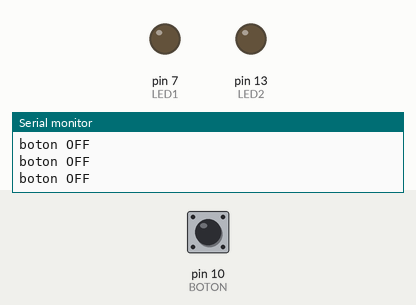
Simulated run of this sketch. Board: Arduino Uno, built with avr-gcc and run on an emulated ATmega328P. On the bench: output pins drawn as LEDs (lit = HIGH), the last lines printed to the serial monitor. Dashed ring = blinking. The inputs (shaded band) are chosen by the test bench; at power-on: pin 10 (BOTON) LOW.

Above: at 1.2 s.
1.3 s: pin 10 (BOTON) pulled HIGH for 0.15 s
At 2.1 s:
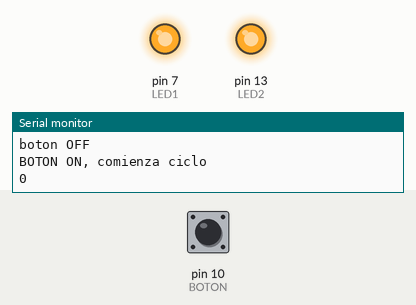
4.0 s: pin 10 (BOTON) pulled HIGH for 3.2 s
At 5.08 s:
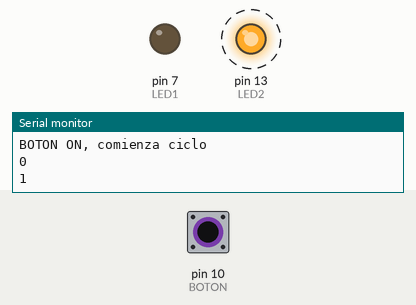
8.7 s: pin 10 (BOTON) pulsed HIGH 5 times (0.12 s each, 0.3 s apart)
At 9.5 s:
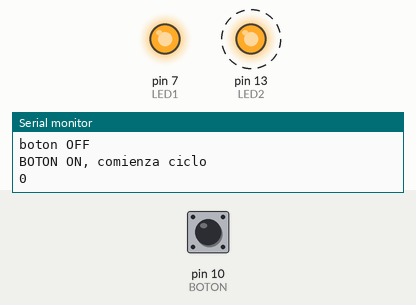
13.2 s: pin 10 (BOTON) pulsed HIGH 2 times (0.12 s each, 0.3 s apart)
At 14.39 s:
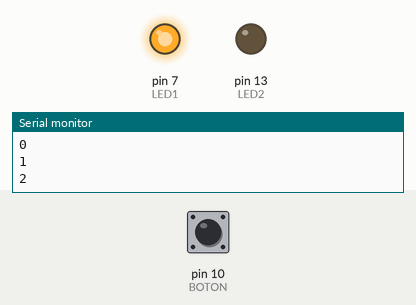
16.8 s: pin 10 (BOTON) pulled HIGH for 1 s
At 17.88 s:
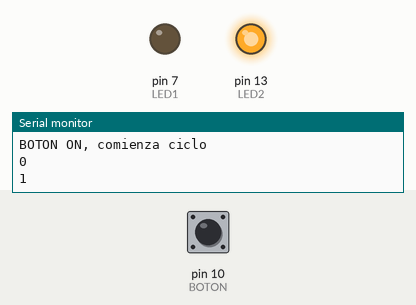
Timing chart, 0 to 19.8 s (numbered marks = the images above; inputs shaded):
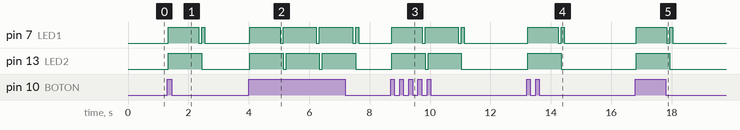

The sketch:

_03_2_Encender_y_apagar_Led.ino
```cpp
#define LED1 7
#define LED2 13
#define BOTON 10

int estado =0;
boolean botonON = false;

void setup(){
  Serial.begin(9600);
  Serial.println("Iniciando Arduino...");

  //inicializamos los leds como de salida
  pinMode(LED1, OUTPUT);
  pinMode(LED2, OUTPUT);
  //inicalizamos boton como entrada
  pinMode(BOTON, INPUT);

}

void loop(){
  int value=digitalRead(BOTON);
  //al pulsar el boton la variable botonON pasa a true
  if (value==HIGH) {
    botonON = true;
  }
  //si se a pulsado el boton entra en el bucle:
  if (botonON == true) {
    Serial.println("BOTON ON, comienza ciclo");

    //bucle para que pase por los 4 estados:
    for (estado=0; estado<4; estado++){
      Serial.println(estado);
      if (estado==0) {
        digitalWrite(LED1,HIGH);
        digitalWrite(LED2,HIGH);
        delay(1000);
      }
      else if (estado ==1) {
        digitalWrite(LED1,LOW);
        digitalWrite(LED2,HIGH);
        delay(100);
      }
      else if (estado ==2) {
        digitalWrite(LED1,HIGH);
        digitalWrite(LED2,LOW);
        delay(100);
      }
      else {
        digitalWrite(LED1,LOW);
        digitalWrite(LED2,LOW);
        Serial.println("fin ciclo");
      }
    }//for
    botonON = false;//al salir del bucle se vuelve a poner a false botonON
  }//if
  else {
    Serial.println("boton OFF");
  }
}//loop
```

Measured:
- after the input at 1.3 s, pin 7 (LED1): LOW → HIGH at once, → LOW 1.0 s later, → HIGH 0.10 s later, → LOW 0.10 s later; pin 13 (LED2): LOW → HIGH at once, → LOW 1.1 s later
- after the input at 4.0 s, pin 7 (LED1): goes 3 × (HIGH 1.0 s, LOW 0.10 s), HIGH 0.10 s, then LOW, starting at once; pin 13 (LED2): alternates HIGH for 1.1 s and LOW for 0.10 s, starting at once
- after the input at 8.7 s, pin 7 (LED1): goes HIGH 1.0 s, LOW 0.10 s, HIGH 1.1 s, LOW 0.10 s, HIGH 0.10 s, then LOW, starting at once; pin 13 (LED2): alternates HIGH for 1.1 s and LOW for 0.10 s, 4 changes in all, then stays LOW, starting at once
- after the input at 13.2 s, pin 7 (LED1): LOW → HIGH at once, → LOW 1.0 s later, → HIGH 0.10 s later, → LOW 0.10 s later; pin 13 (LED2): LOW → HIGH at once, → LOW 1.1 s later
- after the input at 16.8 s, pin 7 (LED1): LOW → HIGH at once, → LOW 1.0 s later, → HIGH 0.10 s later, → LOW 0.10 s later; pin 13 (LED2): LOW → HIGH at once, → LOW 1.1 s later
